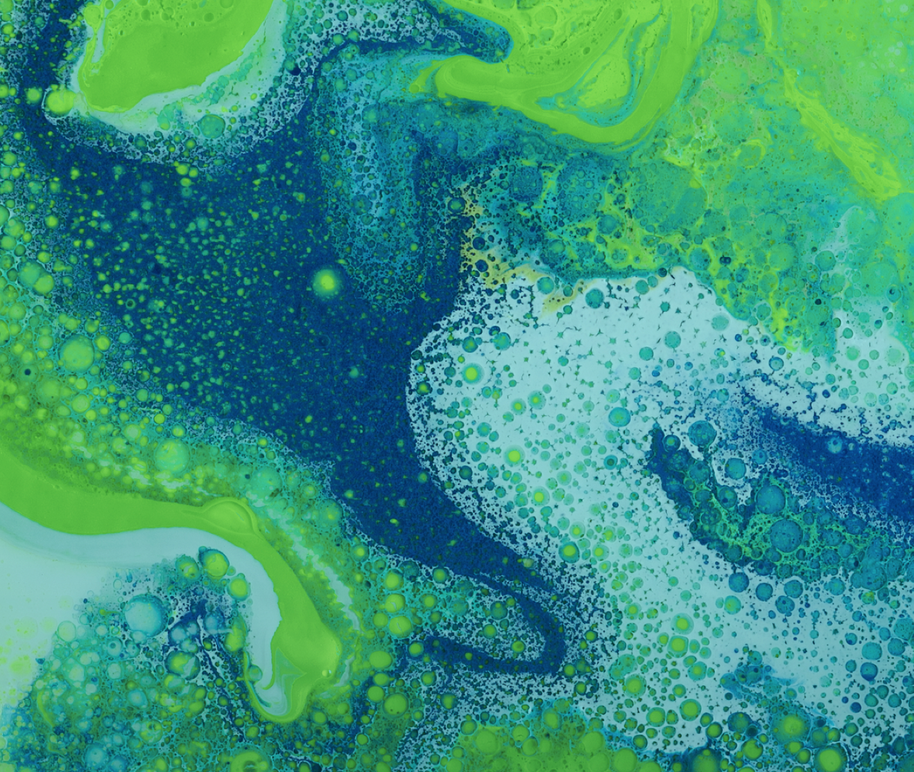
#> input picture images/image.png, 914 x 772 px, shrunk from 1318 x 1114 before the run
$ python main.py
#> lines starting #> are read from the running program, lines starting #| are printed output that depends on the picture
import matplotlib.pyplot as plt
import matplotlib.image as mpimg
import numpy as np

img = mpimg.imread('./image.png')
#> img is the input picture: shape (772, 914, 4) float32; mean R, G, B, A 0.226, 0.581, 0.495, 1
plt.subplot(3, 3, 1)
plt.imshow(img)

lum_img = img[:, :, 0]
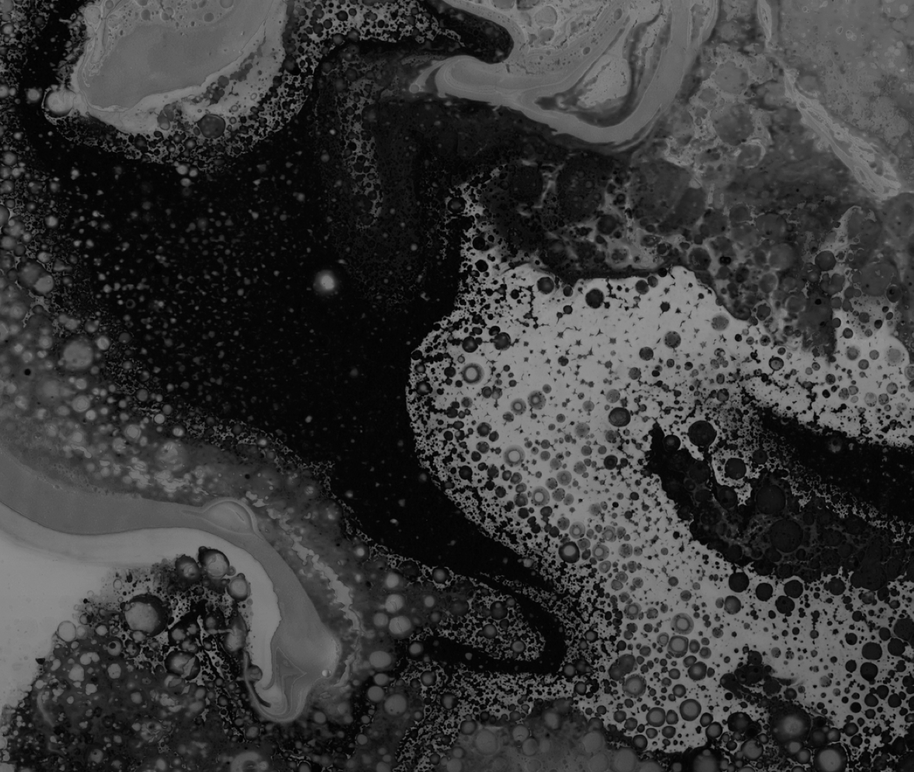
#> lum_img: shape (772, 914) float32; min 0, max 0.62, mean 0.225
plt.subplot(3, 3, 2)
plt.imshow(lum_img)

plt.subplot(3, 3, 3)
plt.imshow(lum_img, cmap="hot")

plt.subplot(3, 3, 4)
plt.imshow(lum_img, clim=(0.2, 0.7))

plt.subplot(3, 3, 5)
plt.hist(lum_img.ravel(), bins=256, range=(0.0, 1.0), fc='k', ec='k')


plt.subplot(3, 3, 6)
plt.imshow(lum_img, clim=(0.7, 0.7))


plt.subplot(3, 3, 7)
plt.imshow(lum_img, cmap="hot", clim=(0.0, 0.1))


plt.subplot(3, 3, 8)
plt.imshow(lum_img, cmap="hot", clim=(0.0, 0.2))


plt.subplot(3, 3, 9)
plt.imshow(lum_img, clim=(0.0, 0.4))


plt.show()
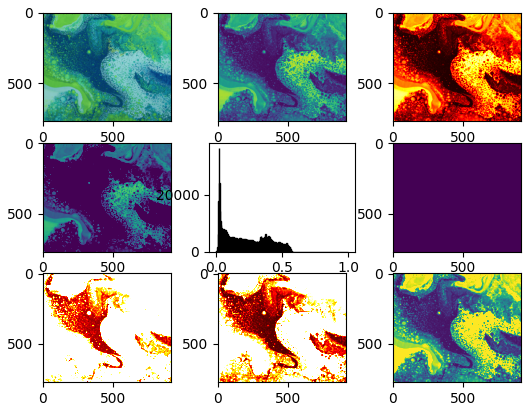
#> figure drawn by matplotlib, 9 panels; panel 5: tallest bar 36199 high, from x = 0.0234 to 0.0273
